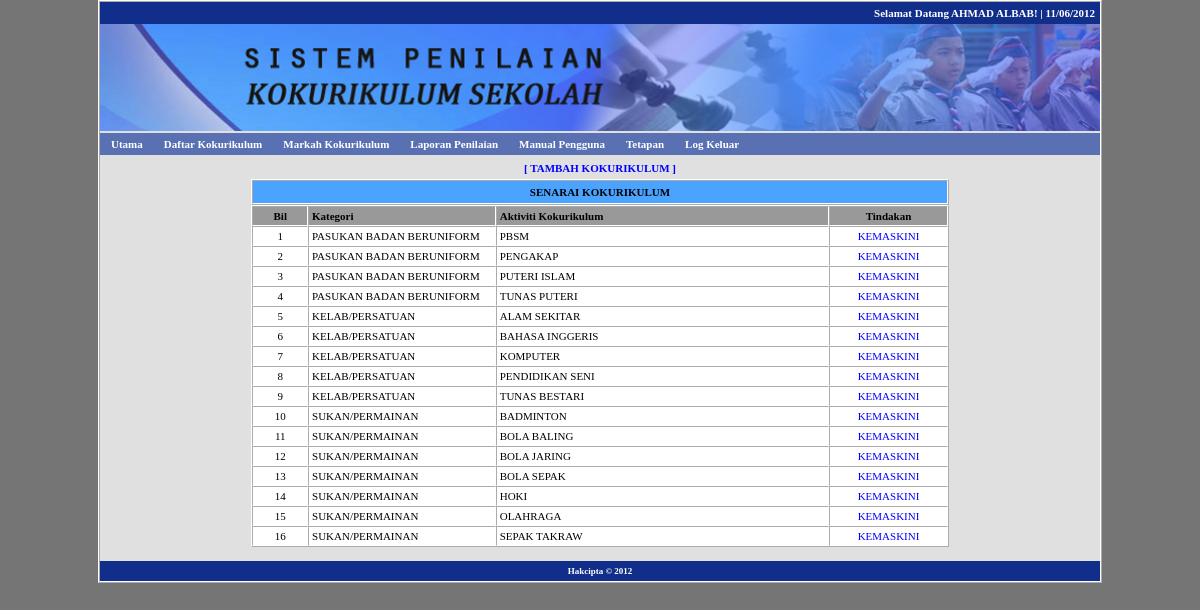
The page /kokurikulum.php?menu=senarai (signed in) on the database its author committed.
### tables this page shows
CREATE TABLE IF NOT EXISTS `user` (
  `uid` int(11) NOT NULL AUTO_INCREMENT,
  `ulevel` int(1) NOT NULL DEFAULT '3',
  `unokp` varchar(12) NOT NULL,
  `upass` varchar(32) NOT NULL,
  `unama` varchar(255) NOT NULL,
  `ujawatan` varchar(255) NOT NULL,
  PRIMARY KEY (`uid`)
);

CREATE TABLE IF NOT EXISTS `kokurikulum` (
  `oid` int(11) NOT NULL AUTO_INCREMENT,
  `aid` int(11) NOT NULL,
  `kokurikulum` varchar(255) NOT NULL,
  PRIMARY KEY (`oid`)
);

CREATE TABLE IF NOT EXISTS `kategori` (
  `aid` int(11) NOT NULL AUTO_INCREMENT,
  `kategori` varchar(255) NOT NULL,
  PRIMARY KEY (`aid`)
);

### inc/fungsi.php (called while the page is built, shortened)
<?php
function semakSlash($input) {
	if(!get_magic_quotes_gpc()) {
		$input = mysql_real_escape_string($input);
	}
	return $input;
}
function input1($str) {
	$str = htmlentities(strtoupper(trim(semakSlash($str))));
	return $str;
}
function output1($str) {
	if(!get_magic_quotes_gpc()) {
		$str = stripslashes($str);
	}
	return $str;
}
if (!empty($_SESSION['user'])) {
	$sm = "SELECT * FROM user
		WHERE unokp = '" . input1($_SESSION['user']) . "'
		ORDER BY unokp ASC
	";
	$dm = mysql_query($sm);
	$tm = mysql_fetch_array($dm);
}
?>

### tmp/koko_senarai.php (the view, shortened to what this page needs)
<table width="100%" border="0" cellpadding="2" cellspacing="0">
  <tr>
    <td width="100%" align="center" valign="top">
      <table width="50%" border="0" cellspacing="0" cellpadding="5">
        <tr>
          <td align="center" class="tkmenu3">[ <a href="kokurikulum.php?menu=daftar">TAMBAH KOKURIKULUM</a> ]</td>
        </tr>
      </table>
      <table width="70%" border="1" cellspacing="0" cellpadding="5">
        <tr>
          <td align="center" bgcolor="#49A3FF" class="tkmenu2">SENARAI KOKURIKULUM</td>
        </tr>
      </table>
      <table width="70%" border="1" cellspacing="0" cellpadding="3" class="table2">
        <tr class="tkmenu2">
          <td width="8%" align="center" valign="middle" bgcolor="#999999">Bil</td>
          <td width="27%" align="left" valign="middle" bgcolor="#999999">Kategori</td>
          <td width="48%" align="left" valign="middle" bgcolor="#999999">Aktiviti Kokurikulum</td>
          <td width="17%" align="center" valign="middle" bgcolor="#999999">Tindakan</td>
        </tr>
        <?php
		$s = "SELECT a.*, k.*
			FROM kategori AS a, kokurikulum AS k
			WHERE a.aid = k.aid
			ORDER BY a.aid,k.kokurikulum ASC
		";
		$d = mysql_query($s);
		$n = 0;
		while ($t = mysql_fetch_array($d)) {
			$n = $n + 1;
			?>
            <tr>
              <td align="center" valign="top"><?php echo $n; ?></td>
              <td align="left" valign="top"><?php echo output1($t['kategori']); ?></td>
              <td align="left" valign="top"><?php echo output1($t['kokurikulum']); ?></td>
              <td align="center" valign="top"><a href="kokurikulum.php?menu=kemaskini&id=<?php echo $t['oid']; ?>">KEMASKINI</a></td>
            </tr>
        <?php
		}
			?>
      </table>
    <br></td>
  </tr>
</table>

### tmp/header.php (shortened to what this page needs)
<!DOCTYPE HTML>
<html>
<head>
<link rel="stylesheet" type="text/css" href="files/style.css">
</head>
<body>
<table width="1000" border="1" align="center" cellpadding="0" cellspacing="0">
  <tr>
    <td>
    <table width="100%" border="0" cellpadding="5" cellspacing="0">
      <tr>
        <td align="right" bgcolor="#112F8A" class="tkmenu">Selamat Datang<?php if (isset($_SESSION['user'])) { echo " " . output1($tm['unama']); } ?>! | <?php echo date("d/m/Y"); ?> </td>
      </tr>
    </table>
    <table width="100%" border="0" cellpadding="0" cellspacing="0">
      <tr>
        <td align="center"><img src="files/banner.png" width="1000"></td>
      </tr>
    </table>
    <table width="100%" border="0" cellpadding="5" cellspacing="0">
      <tr>
        <td align="left" bgcolor="#5970B2" class="tkmenu">
			<ul id="sddm">
				<li><a href="index.php" onmouseover="mopen('m1')" onmouseout="mclosetime()">Utama</a></li>
                <?php
				if (isset($_SESSION['user'])) {
					?>
                    <li><a href="daftar.php?menu=senarai" onmouseover="mopen('m2')" onmouseout="mclosetime()">Daftar Kokurikulum</a></li>
                    <li><a href="markah.php?menu=senarai" onmouseover="mopen('m3')" onmouseout="mclosetime()">Markah Kokurikulum</a></li>
                    <li><a href="laporan.php?menu=senarai" onmouseover="mopen('m4')" onmouseout="mclosetime()">Laporan Penilaian</a></li>
                <?php
				}
				?>
				<li><a href="manual.php" onmouseover="mopen('m6')" onmouseout="mclosetime()">Manual Pengguna</a></li>
                <?php
				if (isset($_SESSION['user'])) {
					if ($tm['ulevel'] == 1) {
						?>
						<li>
							<a href="#" onmouseover="mopen('m7')" onmouseout="mclosetime()">Tetapan</a>
						</li>
					<?php
					}
					?>
					<li><a href="profil.php?menu=logout" onmouseover="mopen('m8')" onmouseout="mclosetime()">Log Keluar</a></li>
                <?php
				}
				?>
			</ul>
        </td>
      </tr>
    </table>

### files/style.css (style rules this page uses)
BODY { background: #757575; color: #000000; font-size: 11px; font-family: Tahoma, Verdana; margin: 0px; }
A:link { color: #0000FF; text-decoration: none; }
TABLE { background: #E0E0E0; border-color: #FFFFFF; }
.table2 { background: #FFFFFF; }
.tkmenu { font-weight: bold; color: #FFFFFF; }
.tkmenu2 { font-weight: bold; }
.tkmenu3 { color: #0000FF; font-weight: bold; }
#sddm { margin: 0 -4px; padding: 0; z-index: 30 }
#sddm li { margin: 0; padding: 0; list-style: none; float: left; }
#sddm li a { margin: 0 1px 0 0; padding: 4px 10px; width: 70px; background: #5970B2; color: #FFFFFF; text-align: center; text-decoration: none }

### rows shown on the page
user: unama "AHMAD ALBAB"
kokurikulum: aid.kategori "PASUKAN BADAN BERUNIFORM", kokurikulum "PBSM"
kokurikulum: aid.kategori "PASUKAN BADAN BERUNIFORM", kokurikulum "PENGAKAP"
kokurikulum: aid.kategori "PASUKAN BADAN BERUNIFORM", kokurikulum "PUTERI ISLAM"
kokurikulum: aid.kategori "PASUKAN BADAN BERUNIFORM", kokurikulum "TUNAS PUTERI"
kokurikulum: aid.kategori "KELAB/PERSATUAN", kokurikulum "ALAM SEKITAR"
kokurikulum: aid.kategori "KELAB/PERSATUAN", kokurikulum "BAHASA INGGERIS"
kokurikulum: aid.kategori "KELAB/PERSATUAN", kokurikulum "KOMPUTER"
kokurikulum: aid.kategori "KELAB/PERSATUAN", kokurikulum "PENDIDIKAN SENI"
kokurikulum: aid.kategori "KELAB/PERSATUAN", kokurikulum "TUNAS BESTARI"
kokurikulum: aid.kategori "SUKAN/PERMAINAN", kokurikulum "BADMINTON"
kokurikulum: aid.kategori "SUKAN/PERMAINAN", kokurikulum "BOLA BALING"
kokurikulum: aid.kategori "SUKAN/PERMAINAN", kokurikulum "BOLA JARING"
kokurikulum: aid.kategori "SUKAN/PERMAINAN", kokurikulum "BOLA SEPAK"
kokurikulum: aid.kategori "SUKAN/PERMAINAN", kokurikulum "HOKI"
kokurikulum: aid.kategori "SUKAN/PERMAINAN", kokurikulum "OLAHRAGA"
kokurikulum: aid.kategori "SUKAN/PERMAINAN", kokurikulum "SEPAK TAKRAW"
